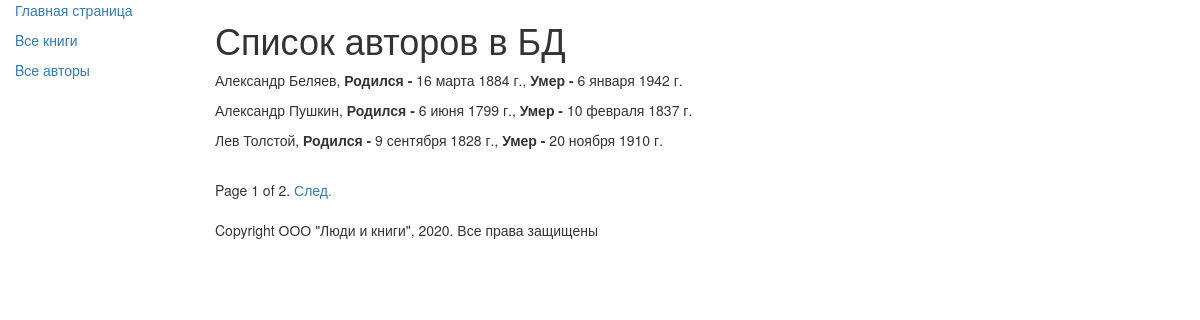
Screenshot of /authors/ with the database file from the repository.
### catalog/models.py (models this page shows, shortened)
class Author(models.Model):
    first_name = models.CharField(max_length=100, help_text='Введите имя автора', verbose_name='Имя автора')
    last_name = models.CharField(max_length=100, help_text='Введите фамилию автора', verbose_name='Фамилия автора')
    date_of_birth = models.DateField(help_text='Введите дату рождения', verbose_name='Дата рождения', null=True, blank=True)
    date_of_death = models.DateField(help_text='Введите дату смерти', verbose_name='Дата смерти', null=True, blank=True)

### catalog/views.py (the view)
# urls.py: re_path(r'^authors/$', views.AuthorListView.as_view(), name='authors'),
class AuthorListView(generic.ListView):
    model = Author
    paginate_by = 3

### catalog/templates/catalog/author_list.html
{% extends "catalog/base.html" %}
{% block content %}
<h1>Список авторов в БД</h1>
{% if author_list %}
    {% for author in author_list.all %}
    <p>
        {{ author.first_name }}  {{ author.last_name }},
        <strong>Родился - </strong>{{ author.date_of_birth }},
        <strong>Умер - </strong>{{ author.date_of_death }}
    </p>
    {% endfor %}
{% else %}
    <p>В базе данных нет авторов</p>
{% endif %}
{% endblock %}

### rows the page displays
Author: first_name "Александр", last_name "Беляев", date_of_birth "16 марта 1884 г.", date_of_death "6 января 1942 г."
Author: first_name "Александр", last_name "Пушкин", date_of_birth "6 июня 1799 г.", date_of_death "10 февраля 1837 г."
Author: first_name "Лев", last_name "Толстой", date_of_birth "9 сентября 1828 г.", date_of_death "20 ноября 1910 г."

### other values shown
{{ page_obj.number }} "1"
{{ page_obj.paginator.num_pages }} "2"
